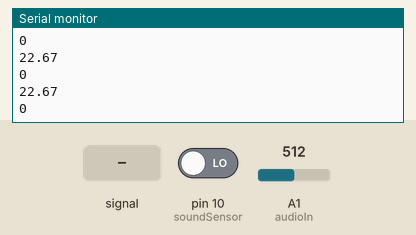
Simulated run of this sketch. Board: Arduino Uno, built with avr-gcc and run on an emulated ATmega328P. On the bench: the last lines printed to the serial monitor. The inputs (shaded band) are chosen by the test bench; at power-on: pin 10 (soundSensor) LOW, A1 (audioIn) = 512.

Above: at 1.2 s.
1.3 s: pin 10 (soundSensor) driven HIGH
At 1.47 s:
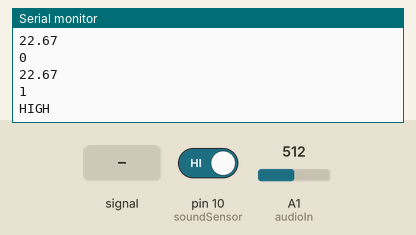
2.9 s: A1 (audioIn) fed a 2 Hz sine of ±306 counts around its level
At 5.09 s:
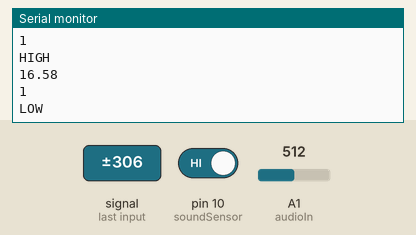
5.4 s: A1 (audioIn) set to 716
At 5.43 s:
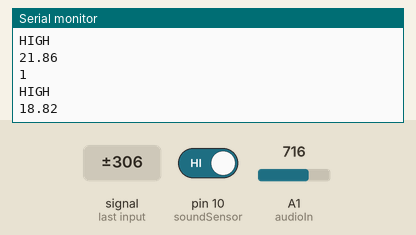
6.9 s: A1 (audioIn) fed a 200 Hz sine of ±81 counts around its level
At 7.02 s:
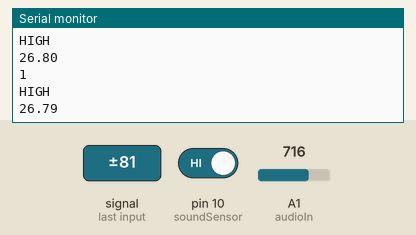
8.4 s: A1 (audioIn) set to 900
At 8.49 s:
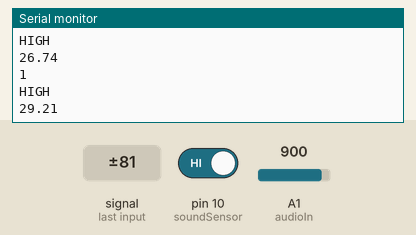
Timing chart, 0 to 10.9 s (numbered marks = the images above; inputs shaded):
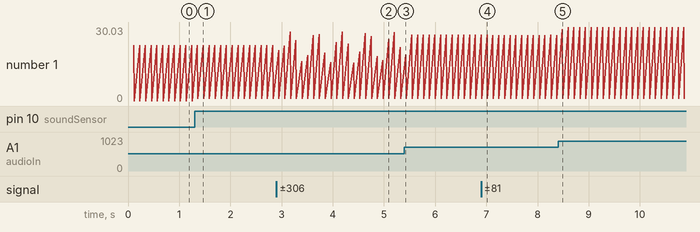

Measured:
- after the input at 1.3 s, the serial monitor: prints a new line after 0.06 s (image 1)
- after the input at 2.9 s, the serial monitor: prints a new line at once (image 2)
- after the input at 5.4 s, the serial monitor: prints a new line at once (image 3)
- after the input at 6.9 s, the serial monitor: prints a new line after 0.11 s (image 4)
- after the input at 8.4 s, the serial monitor: prints a new line after 0.08 s (image 5)
- plotted number 1: 0 → 1 after the input at 1.3 s

The sketch:

audio_move.ino
```cpp
int audioIn = A1;
float audioVal = 0;
float audioVal_total = 0;

int delta_t = 1;
int t = 100;
int count = t / delta_t;

int soundSensor = 10;

void setup() {
  Serial.begin (9600);
  pinMode(soundSensor,INPUT);
}

void loop() {
  audioSense();


}

void audioSense() {
    audioVal_total = 0.0;

  for (int i = 0; i < count; i++) {
    audioVal_total += delta_t * (analogRead(audioIn))^2;
    delay(delta_t);
  }

  audioVal = sqrt(audioVal_total / t);
  Serial.println(audioVal);

  int SensorData = digitalRead(soundSensor);
  Serial.println(SensorData);

  if (SensorData == 1) {
    //Serial.println("sound");
  }

  if(audioVal < 18 && SensorData == 1){
    Serial.println("LOW");
  }

  else if (audioVal > 18 && SensorData == 1) {
    Serial.println("HIGH");
  }
}
```
